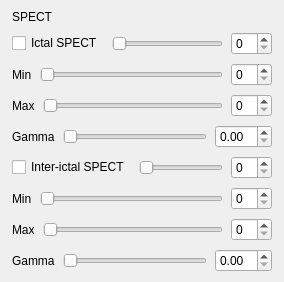
                                  <widget class="QFrame" name="cardObliqueSPECT">
                                   <property name="frameShape">
                                    <enum>QFrame::Shape::NoFrame</enum>
                                   </property>
                                   <layout class="QVBoxLayout" name="cardObliqueSPECTLayout">
                                    <property name="spacing">
                                     <number>8</number>
                                    </property>
                                    <property name="leftMargin">
                                     <number>12</number>
                                    </property>
                                    <property name="topMargin">
                                     <number>10</number>
                                    </property>
                                    <property name="rightMargin">
                                     <number>12</number>
                                    </property>
                                    <property name="bottomMargin">
                                     <number>10</number>
                                    </property>
                                    <item>
                                     <widget class="QLabel" name="lblObliqueSPECTCard">
                                      <property name="text">
                                       <string>SPECT</string>
                                      </property>
                                     </widget>
                                    </item>
                                    <item>
                                     <layout class="QHBoxLayout" name="horizontalLayout_38_ictal">
                                      <property name="spacing">
                                       <number>8</number>
                                      </property>
                                      <item>
                                       <widget class="QCheckBox" name="chk_obliqueSlice_PET_ictal">
                                        <property name="text">
                                         <string>Ictal SPECT</string>
                                        </property>
                                       </widget>
                                      </item>
                                      <item>
                                       <widget class="QSlider" name="horizontalSlider_obliqueSlice_petOpacity_ictal">
                                        <property name="orientation">
                                         <enum>Qt::Orientation::Horizontal</enum>
                                        </property>
                                       </widget>
                                      </item>
                                      <item>
                                       <widget class="QSpinBox" name="spinBox_obliqueSlice_petOpacity_ictal"/>
                                      </item>
                                     </layout>
                                    </item>
                                    <item>
                                     <layout class="QVBoxLayout" name="verticalLayout_46_ictal">
                                      <property name="spacing">
                                       <number>8</number>
                                      </property>
                                      <item>
                                       <layout class="QHBoxLayout" name="horizontalLayout_76_ictal">
                                        <property name="spacing">
                                         <number>8</number>
                                        </property>
                                        <item>
                                         <widget class="QLabel" name="label_45_ictal">
                                          <property name="text">
                                           <string>Min</string>
                                          </property>
                                         </widget>
                                        </item>
                                        <item>
                                         <widget class="QSlider" name="horizontalSlider_obliqueSlice_petMin_ictal">
                                          <property name="orientation">
                                           <enum>Qt::Orientation::Horizontal</enum>
                                          </property>
                                         </widget>
                                        </item>
                                        <item>
                                         <widget class="QSpinBox" name="sb_obliqueSlice_petMin_ictal"/>
                                        </item>
                                       </layout>
                                      </item>
                                      <item>
                                       <layout class="QHBoxLayout" name="horizontalLayout_75_ictal">
                                        <property name="spacing">
                                         <number>8</number>
                                        </property>
                                        <item>
                                         <widget class="QLabel" name="label_46_ictal">
                                          <property name="text">
                                           <string>Max</string>
                                          </property>
                                         </widget>
                                        </item>
                                        <item>
                                         <widget class="QSlider" name="horizontalSlider_obliqueSlice_petMax_ictal">
                                          <property name="orientation">
                                           <enum>Qt::Orientation::Horizontal</enum>
                                          </property>
                                         </widget>
                                        </item>
                                        <item>
                                         <widget class="QSpinBox" name="sb_obliqueSlice_petMax_ictal"/>
                                        </item>
                                       </layout>
                                      </item>
                                      <item>
                                       <layout class="QHBoxLayout" name="horizontalLayout_74_ictal">
                                        <property name="spacing">
                                         <number>8</number>
                                        </property>
                                        <item>
                                         <widget class="QLabel" name="label_47_ictal">
                                          <property name="text">
                                           <string>Gamma</string>
                                          </property>
                                         </widget>
                                        </item>
                                        <item>
                                         <widget class="QSlider" name="horizontalSlider_obliqueSlice_petGamma_ictal">
                                          <property name="orientation">
                                           <enum>Qt::Orientation::Horizontal</enum>
                                          </property>
                                         </widget>
                                        </item>
                                        <item>
                                         <widget class="QDoubleSpinBox" name="dsb_obliqueSlice_petGamma_ictal"/>
                                        </item>
                                       </layout>
                                      </item>
                                     </layout>
                                    </item>
                                    <item>
                                     <layout class="QHBoxLayout" name="horizontalLayout_38_interictal">
                                      <property name="spacing">
                                       <number>8</number>
                                      </property>
                                      <item>
                                       <widget class="QCheckBox" name="chk_obliqueSlice_PET_interictal">
                                        <property name="text">
                                         <string>Inter-ictal SPECT</string>
                                        </property>
                                       </widget>
                                      </item>
                                      <item>
                                       <widget class="QSlider" name="horizontalSlider_obliqueSlice_petOpacity_interictal">
                                        <property name="orientation">
                                         <enum>Qt::Orientation::Horizontal</enum>
                                        </property>
                                       </widget>
                                      </item>
                                      <item>
                                       <widget class="QSpinBox" name="spinBox_obliqueSlice_petOpacity_interictal"/>
                                      </item>
                                     </layout>
                                    </item>
                                    <item>
                                     <layout class="QVBoxLayout" name="verticalLayout_46_interictal">
                                      <property name="spacing">
                                       <number>8</number>
                                      </property>
                                      <item>
                                       <layout class="QHBoxLayout" name="horizontalLayout_76_interictal">
                                        <property name="spacing">
                                         <number>8</number>
                                        </property>
                                        <item>
                                         <widget class="QLabel" name="label_45_interictal">
                                          <property name="text">
                                           <string>Min</string>
                                          </property>
                                         </widget>
                                        </item>
                                        <item>
                                         <widget class="QSlider" name="horizontalSlider_obliqueSlice_petMin_interictal">
                                          <property name="orientation">
                                           <enum>Qt::Orientation::Horizontal</enum>
                                          </property>
                                         </widget>
                                        </item>
                                        <item>
                                         <widget class="QSpinBox" name="sb_obliqueSlice_petMin_interictal"/>
                                        </item>
                                       </layout>
                                      </item>
                                      <item>
                                       <layout class="QHBoxLayout" name="horizontalLayout_75_interictal">
                                        <property name="spacing">
                                         <number>8</number>
                                        </property>
                                        <item>
                                         <widget class="QLabel" name="label_46_interictal">
                                          <property name="text">
                                           <string>Max</string>
                                          </property>
                                         </widget>
                                        </item>
                                        <item>
                                         <widget class="QSlider" name="horizontalSlider_obliqueSlice_petMax_interictal">
                                          <property name="orientation">
                                           <enum>Qt::Orientation::Horizontal</enum>
                                          </property>
                                         </widget>
                                        </item>
                                        <item>
                                         <widget class="QSpinBox" name="sb_obliqueSlice_petMax_interictal"/>
                                        </item>
                                       </layout>
                                      </item>
                                      <item>
                                       <layout class="QHBoxLayout" name="horizontalLayout_74_interictal">
                                        <property name="spacing">
                                         <number>8</number>
                                        </property>
                                        <item>
                                         <widget class="QLabel" name="label_47_interictal">
                                          <property name="text">
                                           <string>Gamma</string>
                                          </property>
                                         </widget>
                                        </item>
                                        <item>
                                         <widget class="QSlider" name="horizontalSlider_obliqueSlice_petGamma_interictal">
                                          <property name="orientation">
                                           <enum>Qt::Orientation::Horizontal</enum>
                                          </property>
                                         </widget>
                                        </item>
                                        <item>
                                         <widget class="QDoubleSpinBox" name="dsb_obliqueSlice_petGamma_interictal"/>
                                        </item>
                                       </layout>
                                      </item>
                                     </layout>
                                    </item>
                                   </layout>
                                  </widget>
